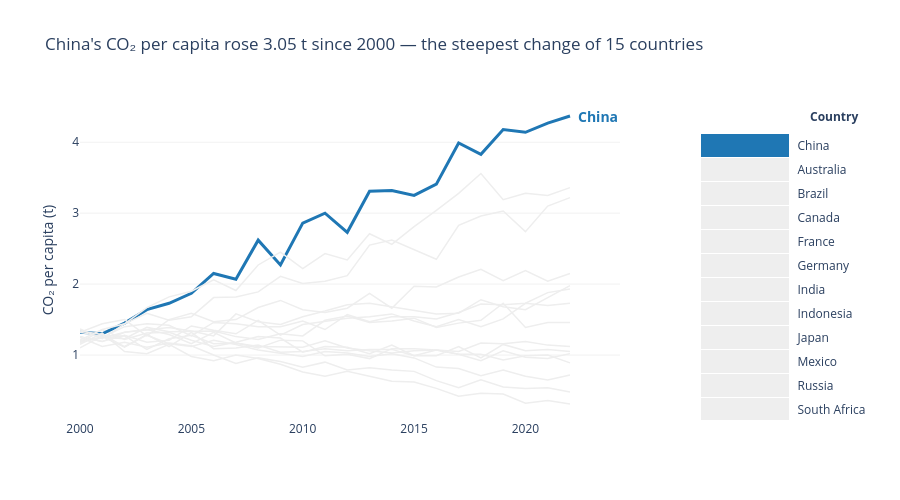

The code cell stored with this chart in its notebook:
### Code cell
from plotly.subplots import make_subplots

# ---- Task 1: CO2 per capita, all 15 countries ----
per_cap = df.pivot(index='Year', columns='Country', values='CO2_per_capita')
change = per_cap.iloc[-1] - per_cap.iloc[0]
hl = change.abs().idxmax()
HL, GREY = '#1F77B4', '#EEEEEE'

fig = make_subplots(rows=1, cols=2, column_widths=[0.75, 0.25],
                    specs=[[{'type': 'xy'}, {'type': 'table'}]])

# Lines: grey for all, blue for the highlight
for c in per_cap.columns:
    fig.add_scatter(x=per_cap.index, y=per_cap[c], mode='lines',
                    line=dict(color=HL if c == hl else GREY, width=3 if c == hl else 1.5),
                    showlegend=False, row=1, col=1)

# Direct label
fig.add_annotation(x=per_cap.index[-1], y=per_cap[hl].iloc[-1], text=f"<b>{hl}</b>",
                   showarrow=False, xanchor='left', xshift=6, font=dict(color=HL, size=14))

# Side table: swatch + country
countries = sorted(per_cap.columns, key=lambda c: c != hl)
colors = [HL if c == hl else GREY for c in countries]
fig.add_table(header=dict(values=['', '<b>Country</b>'], fill_color='white'),
              cells=dict(values=[[''] * len(countries), countries],
                         fill_color=[colors, 'white'], align='left', height=24),
              row=1, col=2)

fig.update_layout(
    title=f"{hl}'s CO₂ per capita {'rose' if change[hl] > 0 else 'fell'} "
          f"{abs(change[hl]):.2f} t since 2000 — the steepest change of 15 countries",
    plot_bgcolor='white', showlegend=False, height=500, margin=dict(r=20)
)
fig.update_xaxes(showgrid=False, row=1, col=1)
fig.update_yaxes(title='CO₂ per capita (t)', gridcolor='#F2F2F2', row=1, col=1)
fig.show()

### Figure 1 — Plotly figure (JSON) as saved in the notebook; plotly's stock layout.template omitted (floating-point values rounded to 4 significant figures)
{"data": [{"line": {"color": "#EEEEEE", "width": 1.5}, "mode": "lines", "showlegend": false, "type": "scatter", "x": [2000, 2001, 2002, 2003, 2004, 2005, 2006, 2007, 2008, 2009, 2010, 2011, 2012, 2013, 2014, 2015, 2016, 2017, 2018, 2019, 2020, 2021, 2022], "xaxis": "x", "y": [1.26, 1.19, 1.28, 1.18, 1.21, 1.41, 1.35, 1.3, 1.49, 1.28, 1.43, 1.47, 1.52, 1.54, 1.58, 1.48, 1.4, 1.5, 1.4, 1.51, 1.73, 1.7, 1.73], "yaxis": "y"}, {"line": {"color": "#EEEEEE", "width": 1.5}, "mode": "lines", "showlegend": false, "type": "scatter", "x": [2000, 2001, 2002, 2003, 2004, 2005, 2006, 2007, 2008, 2009, 2010, 2011, 2012, 2013, 2014, 2015, 2016, 2017, 2018, 2019, 2020, 2021, 2022], "xaxis": "x", "y": [1.26, 1.19, 1.32, 1.36, 1.39, 1.34, 1.27, 1.58, 1.47, 1.43, 1.54, 1.62, 1.71, 1.73, 1.68, 1.63, 1.58, 1.59, 1.78, 1.68, 1.64, 1.81, 1.98], "yaxis": "y"}, {"line": {"color": "#EEEEEE", "width": 1.5}, "mode": "lines", "showlegend": false, "type": "scatter", "x": [2000, 2001, 2002, 2003, 2004, 2005, 2006, 2007, 2008, 2009, 2010, 2011, 2012, 2013, 2014, 2015, 2016, 2017, 2018, 2019, 2020, 2021, 2022], "xaxis": "x", "y": [1.17, 1.36, 1.22, 1.31, 1.32, 1.21, 1.12, 1.18, 1.26, 1.24, 1.04, 1.12, 1.11, 1.02, 1.14, 0.99, 0.99, 1.12, 0.96, 1.15, 1.06, 1.08, 1.05], "yaxis": "y"}, {"line": {"color": "#1F77B4", "width": 3}, "mode": "lines", "showlegend": false, "type": "scatter", "x": [2000, 2001, 2002, 2003, 2004, 2005, 2006, 2007, 2008, 2009, 2010, 2011, 2012, 2013, 2014, 2015, 2016, 2017, 2018, 2019, 2020, 2021, 2022], "xaxis": "x", "y": [1.32, 1.3, 1.45, 1.64, 1.73, 1.87, 2.15, 2.07, 2.62, 2.27, 2.86, 3, 2.73, 3.31, 3.32, 3.25, 3.41, 3.99, 3.83, 4.18, 4.14, 4.27, 4.37], "yaxis": "y"}, {"line": {"color": "#EEEEEE", "width": 1.5}, "mode": "lines", "showlegend": false, "type": "scatter", "x": [2000, 2001, 2002, 2003, 2004, 2005, 2006, 2007, 2008, 2009, 2010, 2011, 2012, 2013, 2014, 2015, 2016, 2017, 2018, 2019, 2020, 2021, 2022], "xaxis": "x", "y": [1.34, 1.29, 1.12, 1.28, 1.16, 1.12, 1.21, 1.15, 1.07, 1.02, 0.98, 1.05, 1.03, 0.98, 1.02, 0.96, 0.83, 0.81, 0.71, 0.79, 0.7, 0.65, 0.72], "yaxis": "y"}, {"line": {"color": "#EEEEEE", "width": 1.5}, "mode": "lines", "showlegend": false, "type": "scatter", "x": [2000, 2001, 2002, 2003, 2004, 2005, 2006, 2007, 2008, 2009, 2010, 2011, 2012, 2013, 2014, 2015, 2016, 2017, 2018, 2019, 2020, 2021, 2022], "xaxis": "x", "y": [1.25, 1.12, 1.18, 1.11, 1.17, 1.13, 1, 0.88, 0.96, 0.91, 0.83, 0.9, 0.79, 0.82, 0.79, 0.77, 0.64, 0.54, 0.65, 0.55, 0.53, 0.54, 0.48], "yaxis": "y"}, {"line": {"color": "#EEEEEE", "width": 1.5}, "mode": "lines", "showlegend": false, "type": "scatter", "x": [2000, 2001, 2002, 2003, 2004, 2005, 2006, 2007, 2008, 2009, 2010, 2011, 2012, 2013, 2014, 2015, 2016, 2017, 2018, 2019, 2020, 2021, 2022], "xaxis": "x", "y": [1.21, 1.36, 1.44, 1.67, 1.82, 1.9, 2.06, 1.91, 2.27, 2.45, 2.22, 2.43, 2.34, 2.71, 2.56, 2.81, 3.04, 3.28, 3.56, 3.19, 3.28, 3.25, 3.36], "yaxis": "y"}, {"line": {"color": "#EEEEEE", "width": 1.5}, "mode": "lines", "showlegend": false, "type": "scatter", "x": [2000, 2001, 2002, 2003, 2004, 2005, 2006, 2007, 2008, 2009, 2010, 2011, 2012, 2013, 2014, 2015, 2016, 2017, 2018, 2019, 2020, 2021, 2022], "xaxis": "x", "y": [1.37, 1.23, 1.44, 1.59, 1.49, 1.54, 1.81, 1.82, 1.89, 2.11, 2.01, 2.04, 2.12, 2.55, 2.62, 2.49, 2.35, 2.83, 2.96, 3.03, 2.74, 3.1, 3.22], "yaxis": "y"}, {"line": {"color": "#EEEEEE", "width": 1.5}, "mode": "lines", "showlegend": false, "type": "scatter", "x": [2000, 2001, 2002, 2003, 2004, 2005, 2006, 2007, 2008, 2009, 2010, 2011, 2012, 2013, 2014, 2015, 2016, 2017, 2018, 2019, 2020, 2021, 2022], "xaxis": "x", "y": [1.1, 1.27, 1.27, 1.08, 1.23, 1.28, 1.16, 1.17, 1.1, 1.21, 1.2, 0.99, 1.01, 0.95, 1.09, 1.09, 1.07, 1.01, 1.01, 0.93, 0.99, 1, 0.89], "yaxis": "y"}, {"line": {"color": "#EEEEEE", "width": 1.5}, "mode": "lines", "showlegend": false, "type": "scatter", "x": [2000, 2001, 2002, 2003, 2004, 2005, 2006, 2007, 2008, 2009, 2010, 2011, 2012, 2013, 2014, 2015, 2016, 2017, 2018, 2019, 2020, 2021, 2022], "xaxis": "x", "y": [1.18, 1.25, 1.4, 1.44, 1.42, 1.27, 1.46, 1.44, 1.4, 1.4, 1.48, 1.36, 1.57, 1.47, 1.54, 1.54, 1.51, 1.6, 1.72, 1.71, 1.73, 1.88, 1.93], "yaxis": "y"}, {"line": {"color": "#EEEEEE", "width": 1.5}, "mode": "lines", "showlegend": false, "type": "scatter", "x": [2000, 2001, 2002, 2003, 2004, 2005, 2006, 2007, 2008, 2009, 2010, 2011, 2012, 2013, 2014, 2015, 2016, 2017, 2018, 2019, 2020, 2021, 2022], "xaxis": "x", "y": [1.19, 1.24, 1.32, 1.36, 1.29, 1.16, 1.32, 1.17, 1.12, 1.11, 1.11, 1.2, 1.1, 1.06, 1.03, 1.06, 1.07, 1.05, 1.17, 1.16, 1.19, 1.14, 1.12], "yaxis": "y"}, {"line": {"color": "#EEEEEE", "width": 1.5}, "mode": "lines", "showlegend": false, "type": "scatter", "x": [2000, 2001, 2002, 2003, 2004, 2005, 2006, 2007, 2008, 2009, 2010, 2011, 2012, 2013, 2014, 2015, 2016, 2017, 2018, 2019, 2020, 2021, 2022], "xaxis": "x", "y": [1.2, 1.25, 1.23, 1.39, 1.33, 1.34, 1.34, 1.26, 1.22, 1.3, 1.27, 1.49, 1.55, 1.46, 1.48, 1.52, 1.39, 1.45, 1.49, 1.73, 1.39, 1.46, 1.46], "yaxis": "y"}, {"line": {"color": "#EEEEEE", "width": 1.5}, "mode": "lines", "showlegend": false, "type": "scatter", "x": [2000, 2001, 2002, 2003, 2004, 2005, 2006, 2007, 2008, 2009, 2010, 2011, 2012, 2013, 2014, 2015, 2016, 2017, 2018, 2019, 2020, 2021, 2022], "xaxis": "x", "y": [1.32, 1.44, 1.5, 1.27, 1.5, 1.59, 1.47, 1.5, 1.67, 1.77, 1.64, 1.6, 1.66, 1.87, 1.66, 1.97, 1.96, 2.1, 2.21, 2.05, 2.19, 2.04, 2.15], "yaxis": "y"}, {"line": {"color": "#EEEEEE", "width": 1.5}, "mode": "lines", "showlegend": false, "type": "scatter", "x": [2000, 2001, 2002, 2003, 2004, 2005, 2006, 2007, 2008, 2009, 2010, 2011, 2012, 2013, 2014, 2015, 2016, 2017, 2018, 2019, 2020, 2021, 2022], "xaxis": "x", "y": [1.15, 1.31, 1.05, 1.02, 1.15, 0.98, 0.92, 1, 0.95, 0.87, 0.76, 0.7, 0.77, 0.7, 0.63, 0.62, 0.53, 0.42, 0.46, 0.45, 0.32, 0.36, 0.31], "yaxis": "y"}, {"line": {"color": "#EEEEEE", "width": 1.5}, "mode": "lines", "showlegend": false, "type": "scatter", "x": [2000, 2001, 2002, 2003, 2004, 2005, 2006, 2007, 2008, 2009, 2010, 2011, 2012, 2013, 2014, 2015, 2016, 2017, 2018, 2019, 2020, 2021, 2022], "xaxis": "x", "y": [1.32, 1.26, 1.11, 1.29, 1.12, 1.32, 1.09, 1.1, 1.14, 1.04, 1.05, 1.09, 1.06, 1.08, 1.08, 0.99, 1.07, 1.01, 0.92, 1.06, 0.97, 0.95, 1.02], "yaxis": "y"}, {"cells": {"align": "left", "fill": {"color": [["#1F77B4", "#EEEEEE", "#EEEEEE", "#EEEEEE", "#EEEEEE", "#EEEEEE", "#EEEEEE", "#EEEEEE", "#EEEEEE", "#EEEEEE", "#EEEEEE", "#EEEEEE", "#EEEEEE", "#EEEEEE", "#EEEEEE"], "white"]}, "height": 24, "values": [["", "", "", "", "", "", "", "", "", "", "", "", "", "", ""], ["China", "Australia", "Brazil", "Canada", "France", "Germany", "India", "Indonesia", "Japan", "Mexico", "Russia", "South Africa", "South Korea", "United Kingdom", "United States"]]}, "domain": {"x": [0.775, 1], "y": [0, 1]}, "header": {"fill": {"color": "white"}, "values": ["", "<b>Country</b>"]}, "type": "table"}], "layout": {"annotations": [{"font": {"color": "#1F77B4", "size": 14}, "showarrow": false, "text": "<b>China</b>", "x": 2022, "xanchor": "left", "xshift": 6, "y": 4.37}], "height": 500, "margin": {"r": 20}, "plot_bgcolor": "white", "showlegend": false, "title": {"text": "China's CO₂ per capita rose 3.05 t since 2000 — the steepest change of 15 countries"}, "xaxis": {"anchor": "y", "domain": [0, 0.675], "showgrid": false}, "yaxis": {"anchor": "x", "domain": [0, 1], "gridcolor": "#F2F2F2", "title": {"text": "CO₂ per capita (t)"}}}}
